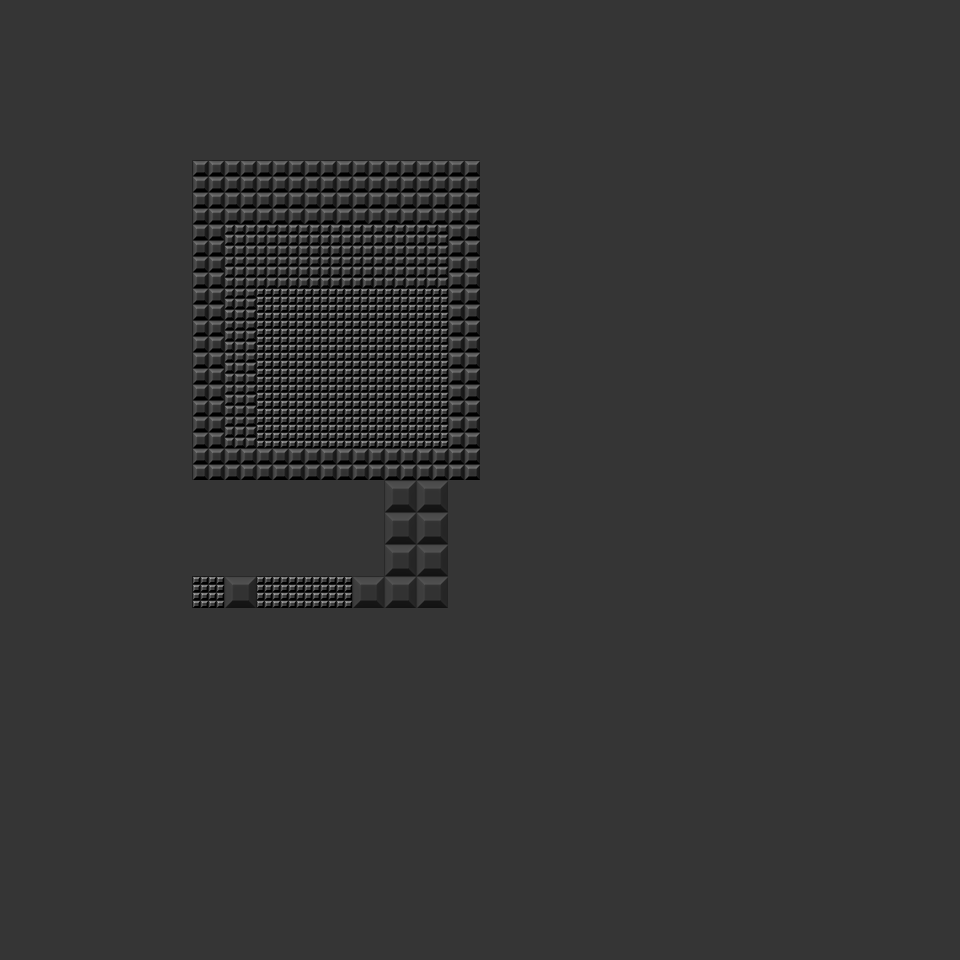

A 2D game scene composited from a Tiled map and its tileset images. What follows is a short description and the map's XML, with every tile layer's data as written:
An orthogonal 30x30 tile map with 32x32 px tiles, 1 tile layer (main) and 2 objects (playerSpawn, enemy1).

<map version="1.0" orientation="orthogonal" renderorder="right-down" width="30" height="30" tilewidth="32" tileheight="32" nextobjectid="16">
 <tileset firstgid="1" name="tilemap" tilewidth="32" tileheight="32" spacing="2" margin="1" tilecount="6" columns="3">
  <image source="../img/tilemap.png" width="102" height="68" />
 </tileset>
 <layer name="main" width="30" height="30">
  <data encoding="csv">
1,1,1,1,1,1,1,1,1,1,1,1,1,1,1,1,1,1,1,1,1,1,1,1,1,1,1,1,1,1,
1,1,1,1,1,1,1,1,1,1,1,1,1,1,1,1,1,1,1,1,1,1,1,1,1,1,1,1,1,1,
1,1,1,1,1,1,1,1,1,1,1,1,1,1,1,1,1,1,1,1,1,1,1,1,1,1,1,1,1,1,
1,1,1,1,1,1,1,1,1,1,1,1,1,1,1,1,1,1,1,1,1,1,1,1,1,1,1,1,1,1,
1,1,1,1,1,1,1,1,1,1,1,1,1,1,1,1,1,1,1,1,1,1,1,1,1,1,1,1,1,1,
1,1,1,1,1,1,3,3,3,3,3,3,3,3,3,1,1,1,1,1,1,1,1,1,1,1,1,1,1,1,
1,1,1,1,1,1,3,3,3,3,3,3,3,3,3,1,1,1,1,1,1,1,1,1,1,1,1,1,1,1,
1,1,1,1,1,1,3,4,4,4,4,4,4,4,3,1,1,1,1,1,1,1,1,1,1,1,1,1,1,1,
1,1,1,1,1,1,3,4,4,4,4,4,4,4,3,1,1,1,1,1,1,1,1,1,1,1,1,1,1,1,
1,1,1,1,1,1,3,4,5,5,5,5,5,5,3,1,1,1,1,1,1,1,1,1,1,1,1,1,1,1,
1,1,1,1,1,1,3,4,5,5,5,5,5,5,3,1,1,1,1,1,1,1,1,1,1,1,1,1,1,1,
1,1,1,1,1,1,3,4,5,5,5,5,5,5,3,1,1,1,1,1,1,1,1,1,1,1,1,1,1,1,
1,1,1,1,1,1,3,4,5,5,5,5,5,5,3,1,1,1,1,1,1,1,1,1,1,1,1,1,1,1,
1,1,1,1,1,1,3,4,5,5,5,5,5,5,3,1,1,1,1,1,1,1,1,1,1,1,1,1,1,1,
1,1,1,1,1,1,3,3,3,3,3,3,3,3,3,1,1,1,1,1,1,1,1,1,1,1,1,1,1,1,
1,1,1,1,1,1,1,1,1,1,1,1,2,2,1,1,1,1,1,1,1,1,1,1,1,1,1,1,1,1,
1,1,1,1,1,1,1,1,1,1,1,1,2,2,1,1,1,1,1,1,1,1,1,1,1,1,1,1,1,1,
1,1,1,1,1,1,1,1,1,1,1,1,2,2,1,1,1,1,1,1,1,1,1,1,1,1,1,1,1,1,
1,1,1,1,1,1,5,2,5,5,5,2,2,2,1,1,1,1,1,1,1,1,1,1,1,1,1,1,1,1,
1,1,1,1,1,1,1,1,1,1,1,1,1,1,1,1,1,1,1,1,1,1,1,1,1,1,1,1,1,1,
1,1,1,1,1,1,1,1,1,1,1,1,1,1,1,1,1,1,1,1,1,1,1,1,1,1,1,1,1,1,
1,1,1,1,1,1,1,1,1,1,1,1,1,1,1,1,1,1,1,1,1,1,1,1,1,1,1,1,1,1,
1,1,1,1,1,1,1,1,1,1,1,1,1,1,1,1,1,1,1,1,1,1,1,1,1,1,1,1,1,1,
1,1,1,1,1,1,1,1,1,1,1,1,1,1,1,1,1,1,1,1,1,1,1,1,1,1,1,1,1,1,
1,1,1,1,1,1,1,1,1,1,1,1,1,1,1,1,1,1,1,1,1,1,1,1,1,1,1,1,1,1,
1,1,1,1,1,1,1,1,1,1,1,1,1,1,1,1,1,1,1,1,1,1,1,1,1,1,1,1,1,1,
1,1,1,1,1,1,1,1,1,1,1,1,1,1,1,1,1,1,1,1,1,1,1,1,1,1,1,1,1,1,
1,1,1,1,1,1,1,1,1,1,1,1,1,1,1,1,1,1,1,1,1,1,1,1,1,1,1,1,1,1,
1,1,1,1,1,1,1,1,1,1,1,1,1,1,1,1,1,1,1,1,1,1,1,1,1,1,1,1,1,1,
1,1,1,1,1,1,1,1,1,1,1,1,1,1,1,1,1,1,1,1,1,1,1,1,1,1,1,1,1,1
</data>
 </layer>
 <objectgroup name="obj">
  <object id="14" name="playerSpawn" x="320" y="544">
   <properties>
    <property name="controllable" value="1" />
   </properties>
   <ellipse />
  </object>
  <object id="15" name="enemy1" x="128" y="512">
   <properties>
    <property name="controllable" value="0" />
   </properties>
   <ellipse />
  </object>
 </objectgroup>
</map>